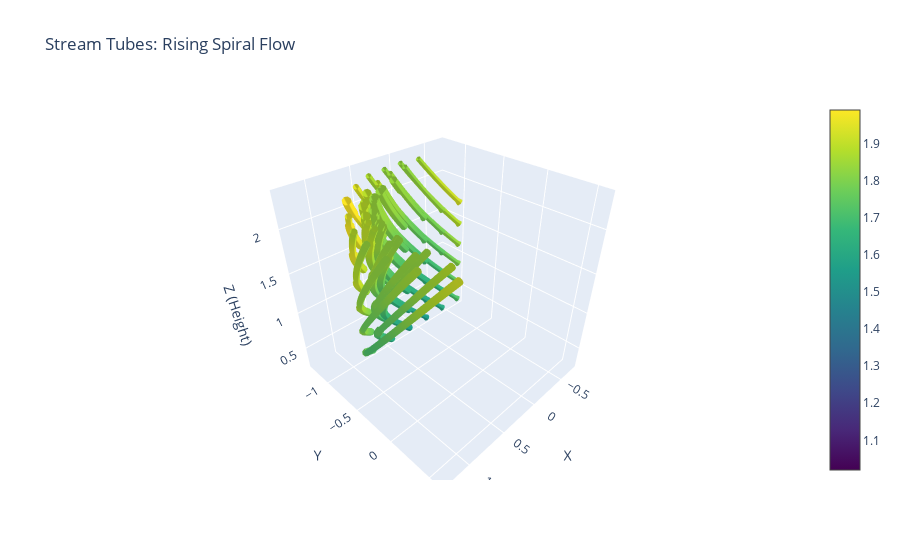

Here is the notebook cell this chart was saved with:
### Markdown cell above
Stream Tubes

Helical air flow rising through a vertical cylinder — like air swirling up a chimney or thermal vortex.

use `plotly.graph_objects` as `go.Figure with data = StreamTube`

### Code cell
# 3D Grid
x, y, z = np.meshgrid(
    np.linspace(-1, 1, 8),
    np.linspace(-1, 1, 8),
    np.linspace(0, 2, 8)
)

# Vector field for rising spiral
u = -y
v = x
w = 1 + 0.2 * z

# Streamtube plot
fig = go.Figure(data=go.Streamtube(
    x=x.flatten(), y=y.flatten(), z=z.flatten(),
    u=u.flatten(), v=v.flatten(), w=w.flatten(),
    colorscale='Viridis',
    sizeref=0.3,
    showscale=True
))
fig.update_layout(
    title='Stream Tubes: Rising Spiral Flow',
    scene=dict(
        xaxis_title='X',
        yaxis_title='Y',
        zaxis_title='Z (Height)'
    )
)
fig.show()

### Figure 1 — Plotly figure (JSON) as saved in the notebook; plotly's stock layout.template omitted (floating-point values rounded to 4 significant figures; data arrays with more than 128 entries replaced by an {"elided": "..."} marker saying what was removed)
{"data": [{"colorscale": [[0, "#440154"], [0.1111, "#482878"], [0.2222, "#3e4989"], [0.3333, "#31688e"], [0.4444, "#26828e"], [0.5556, "#1f9e89"], [0.6667, "#35b779"], [0.7778, "#6ece58"], [0.8889, "#b5de2b"], [1, "#fde725"]], "showscale": true, "sizeref": 0.3, "type": "streamtube", "u": {"elided": "512 float values"}, "v": {"elided": "512 float values"}, "w": {"elided": "512 float values"}, "x": {"elided": "512 float values"}, "y": {"elided": "512 float values"}, "z": {"elided": "512 float values"}}], "layout": {"scene": {"xaxis": {"title": {"text": "X"}}, "yaxis": {"title": {"text": "Y"}}, "zaxis": {"title": {"text": "Z (Height)"}}}, "title": {"text": "Stream Tubes: Rising Spiral Flow"}}}
